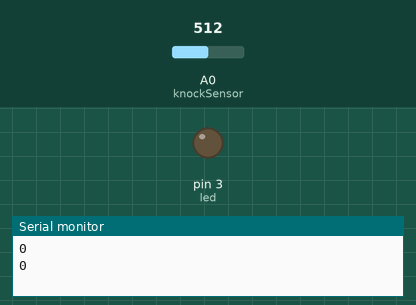
Simulated run of this sketch. Board: Arduino Uno, built with avr-gcc and run on an emulated ATmega328P. On the bench: output pins drawn as LEDs (lit = HIGH), the last lines printed to the serial monitor. Dashed ring = blinking. Inputs (shaded band) come from the test bench; at power-on: A0 (knockSensor) = 512.

Above: at 1.8 s.
1.9 s: A0 (knockSensor) set to 597
3.4 s: A0 (knockSensor) set to 620
At 4.8 s:
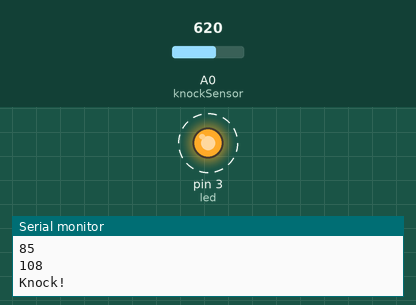
7.5 s: A0 (knockSensor) set to 373
9.5 s: A0 (knockSensor) set to 343
At 10.0 s:
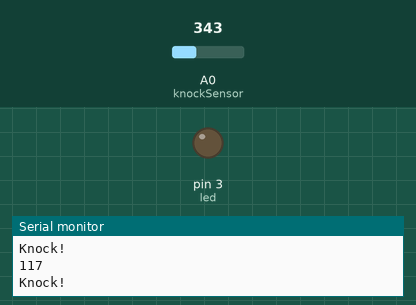
Timing chart, 0 to 12.0 s (numbered marks = the images above; inputs shaded):
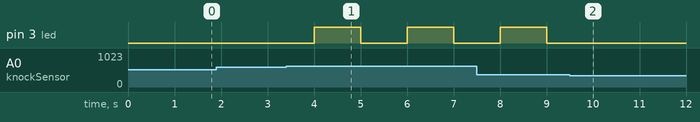

Measured:
- the behaviour switches between 611 and 612 on A0 (knockSensor) (found by bisection; images 0 and 1)
- the behaviour switches between 356 and 355 on A0 (knockSensor) (found by bisection; images 1 and 2)
- after the input at 3.4 s, pin 3 (led): alternates HIGH for 1.0 s and LOW for 1.0 s, starting after 0.60 s
- after the input at 9.5 s, pin 3 (led): stays LOW (without the input it goes to HIGH after 0.50 s)

The sketch:

TAP_MODULE.ino
```cpp
int led = 3;
int knockSensor = A0;

byte val = 0;
int state = LOW;
int THRESHOLD = 100;

void setup()
{
 pinMode(led, OUTPUT);
 Serial.begin(9600);
}

void loop()
{
      val = analogRead(knockSensor);
      Serial.println(val);

        if (val >= THRESHOLD)
          {
            state = !state;
            digitalWrite(led, state);
            Serial.println("Knock!");
          }
        delay(1000);

}
```
